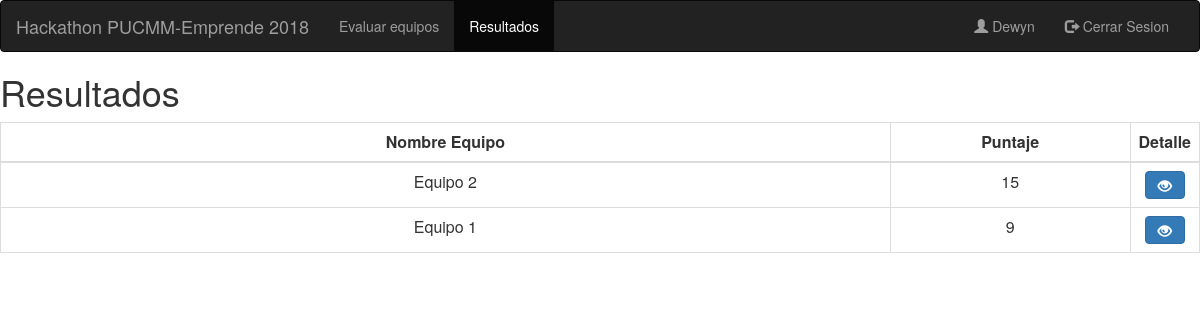
The page /resultados (signed in) on the database its author committed.
### evaluacion/models.py (models this page shows, shortened)
class Equipo(models.Model):
    nombre = models.CharField(max_length=15, null=False, blank=False)
    puntuacion = models.IntegerField(default=0)

### evaluacion/views.py (the view)
# urls.py: path('resultados', ResultadosEquipos.as_view(), name='resultados'),
class ResultadosEquipos(LoginRequiredMixin, ListView):
    model = Equipo
    template_name = 'resultados.html'
    queryset = Equipo.objects.all().order_by('-puntuacion')
    paginate_by = 25
    login_url = settings.LOGIN_URL

### evaluacion/templates/resultados.html (shortened to what this page needs)
<html>
{% load bootstrap3 %}
    {% bootstrap_css %}
{% block navbar %}
    <nav class="navbar navbar-inverse">
        <div class="container-fluid">
            <div class="navbar-header">
                <a class="navbar-brand">Hackathon PUCMM-Emprende 2018</a>
            </div>
            <div class="collapse navbar-collapse" id="myNavbar">
                <ul class="nav navbar-nav">
                    <li><a href="/equipos-evaluar">Evaluar equipos</a></li>
                    <li class="active"><a href="/resultados">Resultados</a></li>
                </ul>
                <ul class="nav navbar-nav navbar-right">
                    <li><a href="#"><span class="glyphicon glyphicon-user"></span> {{ user.get_username | capfirst }}
                    </a></li>
                    <li><a href="/logout"><span class="glyphicon glyphicon-log-out"></span> Cerrar Sesion</a></li>
                </ul>
            </div>
        </div>
    </nav>
{% endblock %}
{% block content %}
    <div class="list-group">
        <h1>Resultados</h1>
        <table class="table table-bordered">
            <thead>
            <tr>
                <td class="text-center"><b>Nombre Equipo</b></td>
                <td class="text-center"><b>Puntaje</b></td>
                <td class="text-center"><b>Detalle</b></td>
            </tr>
            </thead>
            <tbody>
            {% for e in object_list %}
                <tr>
                    <td class="text-center">{{ e.nombre }}</td>
                    <td width="20%" class="text-center">{{ e.puntuacion }}</td>
                    <td width="5%" class="text-center"><a class="btn btn-primary" href="/detalle-puntos/{{ e.id }}">
                        <span class="glyphicon glyphicon-eye-open"></span></a></td>
                </tr>
            {% endfor %}
            </tbody>
        </table>
    </div>
{% endblock %}
</html>

### rows shown on the page
Equipo: nombre "Equipo 2", puntuacion "15"
Equipo: nombre "Equipo 1", puntuacion "9"

### other values the page prints
{{ user.get_username | capfirst }} "Dewyn"
